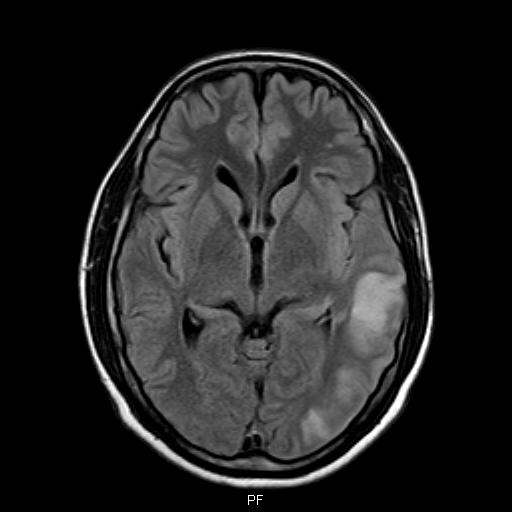
#> input picture Rest/MriImages/1.jpeg, 512 x 512 px
$ python mri.py
#> lines starting #> are read from the running program, lines starting #| are printed output that depends on the picture
from skimage.exposure import cumulative_distribution
import numpy as np
import matplotlib.pyplot as plt
import cv2
def calc_and_draw_hist(image):

    l = image[ : , : image.shape[1]//2]
    r = image[ : , image.shape[1]//2: ]
    histr = cv2.calcHist(r , [0], None , [256], (0,256))
    histl = cv2.calcHist(l , [0], None , [256], (0,256))
    # [5 lines of commented-out code are left out]
def calc_disimilarity(image , template ):
    pixels = np.arange(256)
    cdf_image , bins_image = cumulative_distribution(image)
    cdf_image = np.insert(cdf_image , 0 , [0]*bins_image[0])
    cdf_image = np.append(cdf_image, [1]*(255-bins_image[-1]))

    cdf_template , bins_template = cumulative_distribution(template)
    cdf_template = np.insert(cdf_template , 0 , [0]*bins_template[0])
    cdf_template = np.append(cdf_template, [1]*(255-bins_template[-1]))
    match = np.interp(cdf_image , cdf_template, pixels)
    match = (np.reshape(match[image.ravel()],image.shape)).astype(np.uint8)
    d = np.sum(np.abs(match - image))
    return d

def gray2bin(image , thrsh):
    for i in range(image.shape[0]):
        for j in range(image.shape[1]):
            if(image[i , j]> thrsh):
                image[i, j] = 255
            else :
                image[i , j] = 0
    return image
pic1 = cv2.imread("MriImages/1.jpeg")
#> pic1 is the input picture: shape (512, 512, 3); min 0, max 255, mean 35.9
pic1 = cv2.cvtColor(pic1 , cv2.COLOR_RGB2GRAY)
#> pic1: shape (512, 512)
pic2 = cv2.imread("MriImages/2.jpeg")
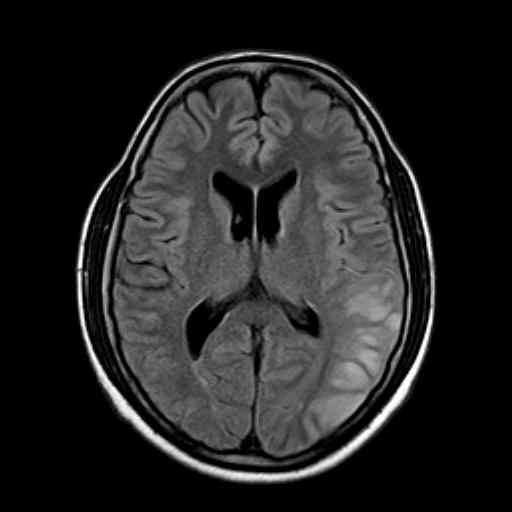
#> input picture Rest/MriImages/2.jpeg, 512 x 512 px
#> pic2 is the input picture: shape (512, 512, 3); min 0, max 255, mean 36
pic2 = cv2.cvtColor(pic2 , cv2.COLOR_RGB2GRAY)
#> pic2: shape (512, 512)
pic3 = cv2.imread("MriImages/3.jpeg")
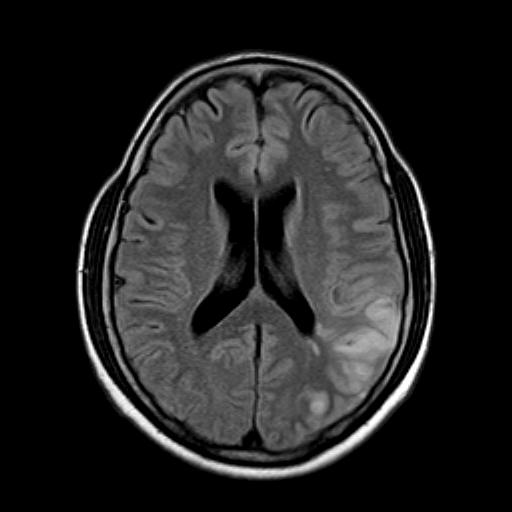
#> input picture Rest/MriImages/3.jpeg, 512 x 512 px
#> pic3 is the input picture: shape (512, 512, 3); min 0, max 255, mean 35
pic3 = cv2.cvtColor(pic3 , cv2.COLOR_RGB2GRAY)
#> pic3: shape (512, 512)
pic4 = cv2.imread("MriImages/4.jpeg")
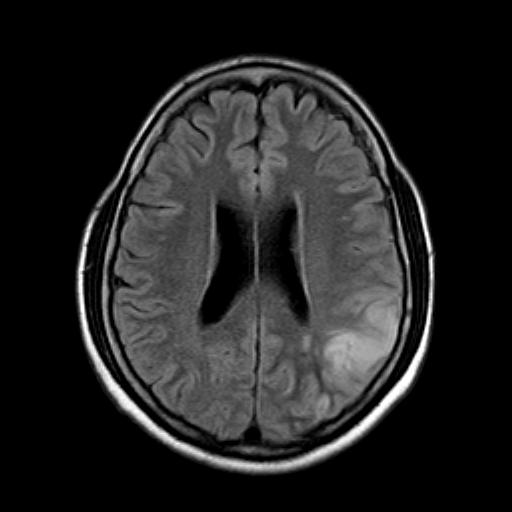
#> input picture Rest/MriImages/4.jpeg, 512 x 512 px
#> pic4 is the input picture: shape (512, 512, 3); min 0, max 255, mean 34.7
pic4 = cv2.cvtColor(pic4 , cv2.COLOR_RGB2GRAY)
#> pic4: shape (512, 512)
pic5 = cv2.imread("MriImages/5.jpeg")
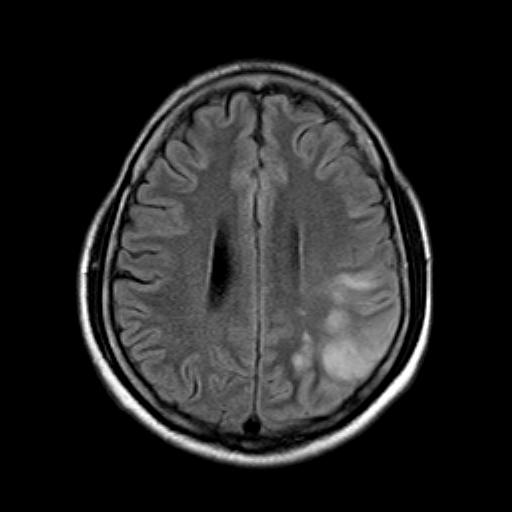
#> input picture Rest/MriImages/5.jpeg, 512 x 512 px
#> pic5 is the input picture: shape (512, 512, 3); min 0, max 255, mean 36.5
pic5 = cv2.cvtColor(pic5 , cv2.COLOR_RGB2GRAY)
#> pic5: shape (512, 512)
pic6 = cv2.imread("MriImages/6.jpeg")
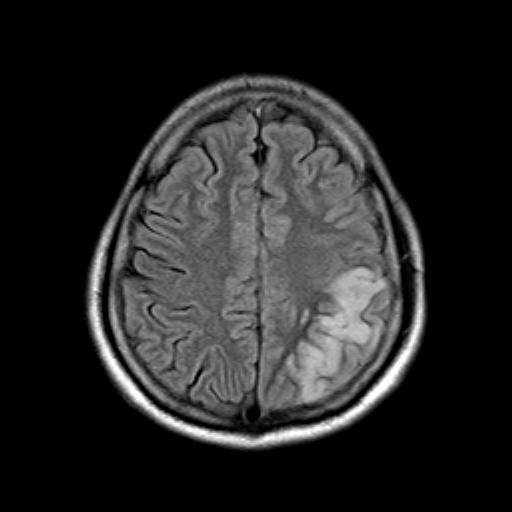
#> input picture Rest/MriImages/6.jpeg, 512 x 512 px
#> pic6 is the input picture: shape (512, 512, 3); min 0, max 255, mean 37.4
pic6 = cv2.cvtColor(pic6 , cv2.COLOR_RGB2GRAY)
#> pic6: shape (512, 512)
pic7 = cv2.imread("MriImages/7.jpeg")
#> (the run stopped early here; a loop or call above may not have finished)
